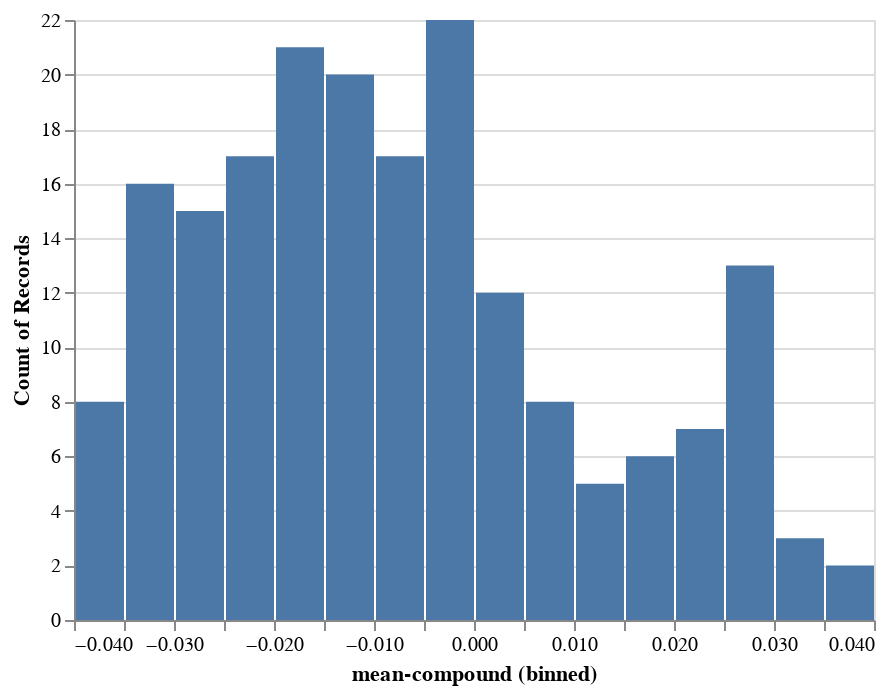

The code cell stored with this chart in its notebook:
### Markdown cell above
## Descriptives plots

### Code cell
hist_free_all = alt.Chart(reg_free).mark_bar().encode(
    alt.X('mean-compound:Q',bin=alt.Bin(maxbins=30)),
    y='count()')
hist_free_all

### Figure 1 — Vega-Lite specification as saved in the notebook (floating-point values rounded to 4 significant figures; data arrays with more than 128 entries replaced by an {"elided": "..."} marker saying what was removed)
{"config": {"view": {"continuousWidth": 400, "continuousHeight": 300}}, "data": {"name": "data-d97987b2c58b310d0a50664131c91f89"}, "mark": "bar", "encoding": {"x": {"type": "quantitative", "bin": {"maxbins": 30}, "field": "mean-compound"}, "y": {"type": "quantitative", "aggregate": "count"}}, "$schema": "https://vega.github.io/schema/vega-lite/v4.8.1.json", "datasets": {"data-d97987b2c58b310d0a50664131c91f89": {"elided": "192 records"}}}
